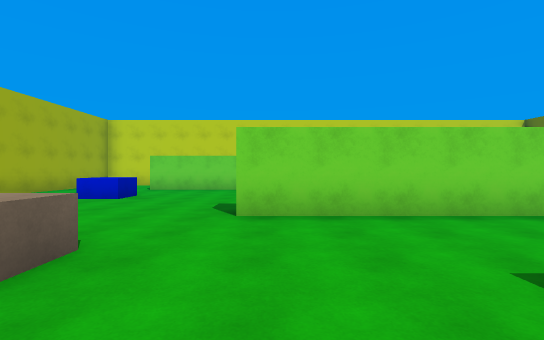
view 1 (above)

20 first-person views from a walk through a scene from a Unity 3-D project. The camera is 1.4 m above the floor, looks level and sees 85° across. The floor is counted in squares, 2 m on a side. Each view is taken from the middle of a square. On the plan, view 1 faces up. The plan holds only what a view shows up to about 10 squares ahead; the rest is blank. The player is left out.

view 2
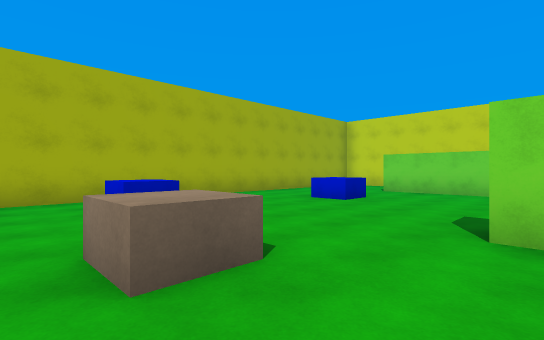

view 3
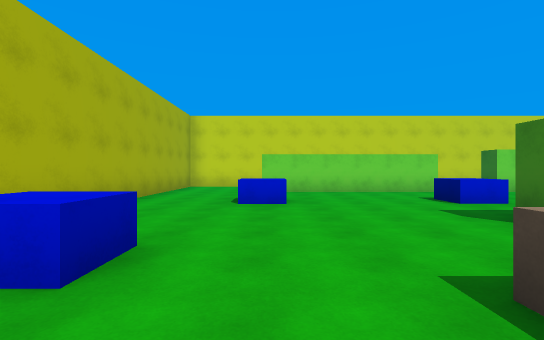

view 4
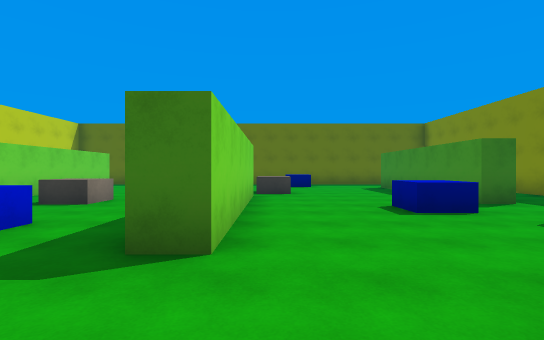

view 5
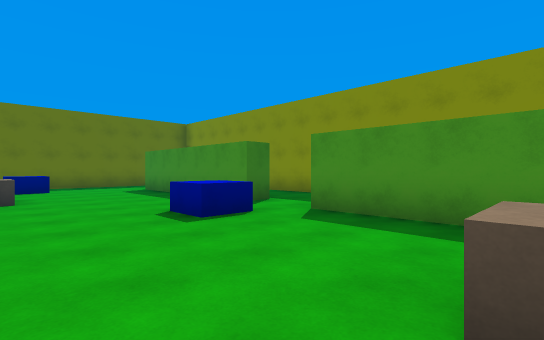

view 6
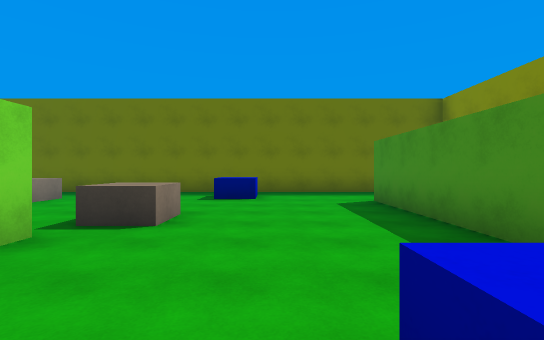

view 7
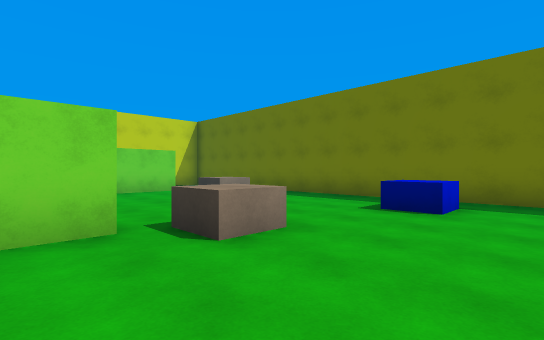

view 8
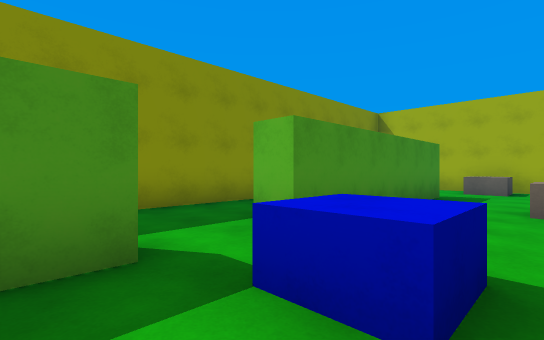

view 9
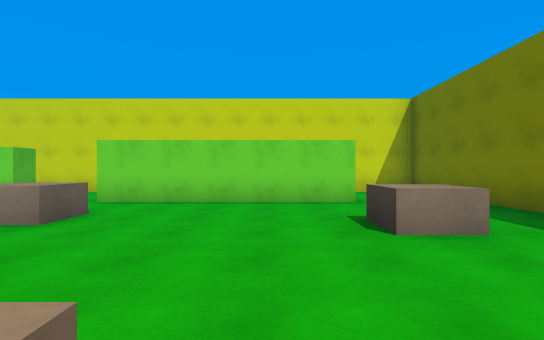

view 10
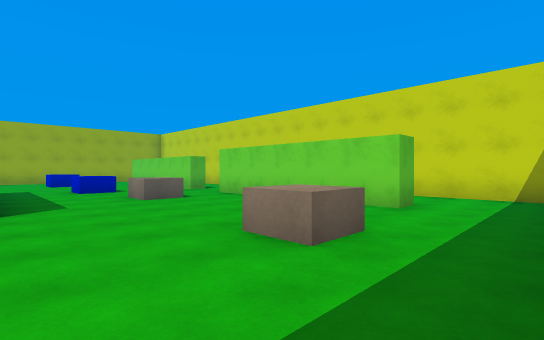

view 11
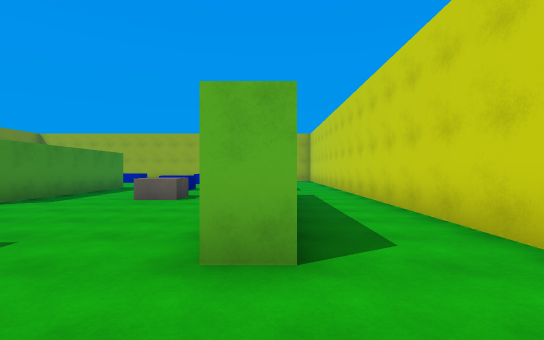

view 12
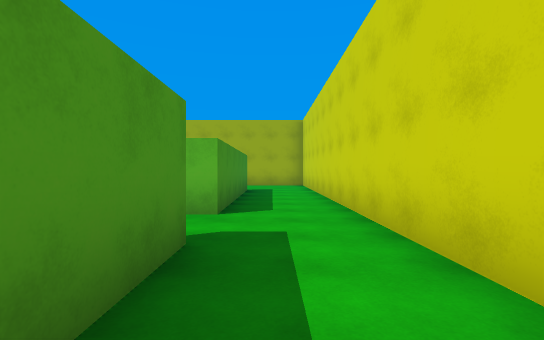

view 13
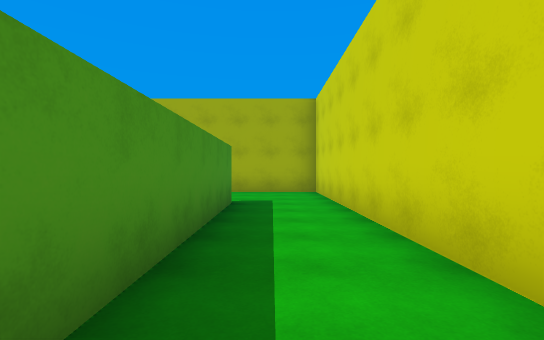

view 14
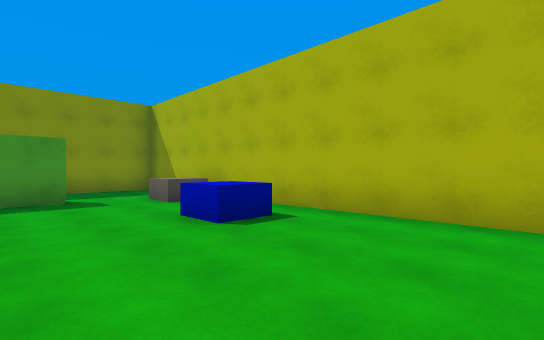

view 15
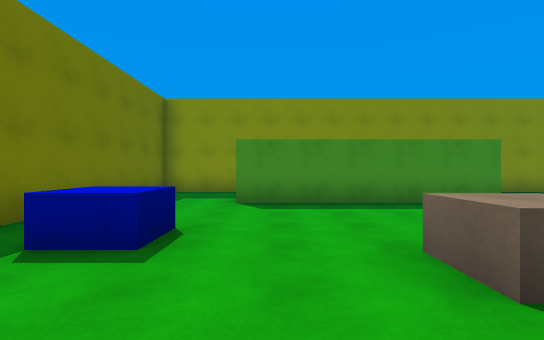

view 16
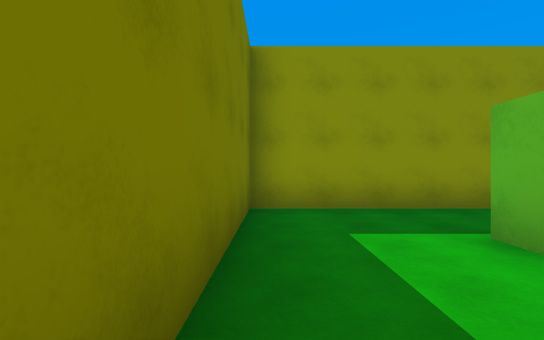

view 17
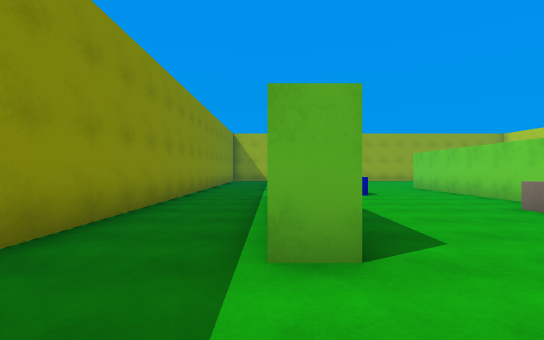

view 18
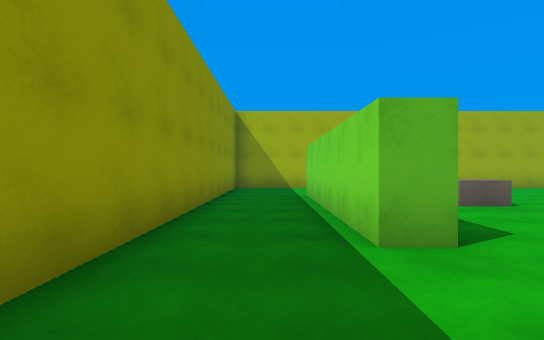

view 19
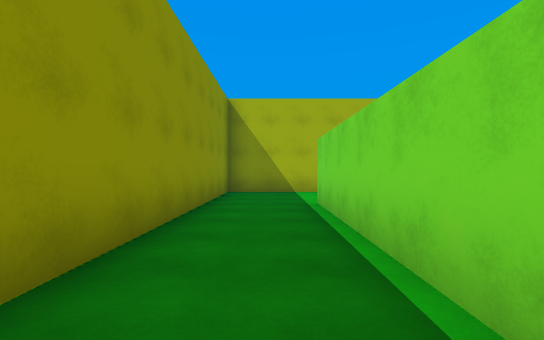

view 20
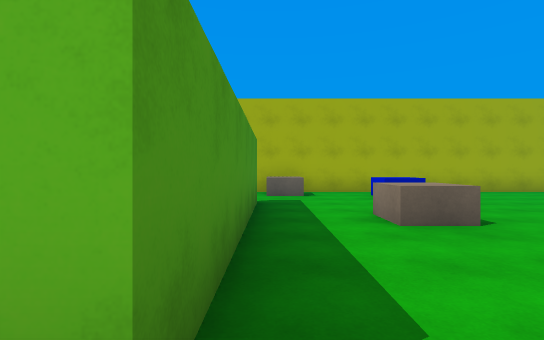

### Floor plan
Points are (right, up) in squares from view 1. A wall is a line through its corners. A room is listed if a view was taken in it or the views show most of it. See-through windows are left out.
Room 1 (views 1, 2, 3, 4, 5, 6, 7, 8, 9, 10, 11, 12, 13, 14, 15, 16, 17, 18, 19, 20)
walls: (1, 5.2) (4.8, 5.2); (5.1, 4.5) (-0.5, 4.5) (-0.5, 5.2); (3.1, -1.1) (3.1, -0.3) (8.8, -0.3) (8.8, -1.1); (-4.4, 11.1) (1.3, 11.1) (1.3, 10.5) (-4.4, 10.5); (8.8, 11.2) (8.8, 10.5) (3.1, 10.5) (3.1, 11.1) (5.1, 11.1); (-4.4, -0.3) (1.3, -0.3) (1.3, -1) (-4.2, -1); (-7.4, 13.4) (-7.4, -3.4) (11.4, -3.4) (11.4, 13.4) (-7.4, 13.4)
objects: other object (-7, 0) to (-6, 0); other object (-6, 3); other object (-4, 8); other object (-2, 2); other object (0, 8) to (1, 8); other object (2, 1); other object (3, 8) to (4, 8); other object (6, 4); other object (9, 8); other object (10, 3)

Positions as (right, up) in squares from view 1, and headings:
1: (0, 0), facing up
2: (0, 1), facing up-left
3: (-4, 1), facing up
4: (-3, 4), facing right
5: (-2, 4), facing down-right
6: (2, 2), facing right
7: (4, 1), facing up-right
8: (4, 2), facing down-left
9: (7, 4), facing up
10: (11, 5), facing up-left
11: (11, 11), facing left
12: (6, 12), facing left
13: (2, 12), facing left
14: (-3, 7), facing down-left
15: (8, 6), facing down
16: (11, 2), facing down
17: (11, -1), facing left
18: (4, -2), facing left
19: (2, -2), facing left
20: (2, 0), facing left
